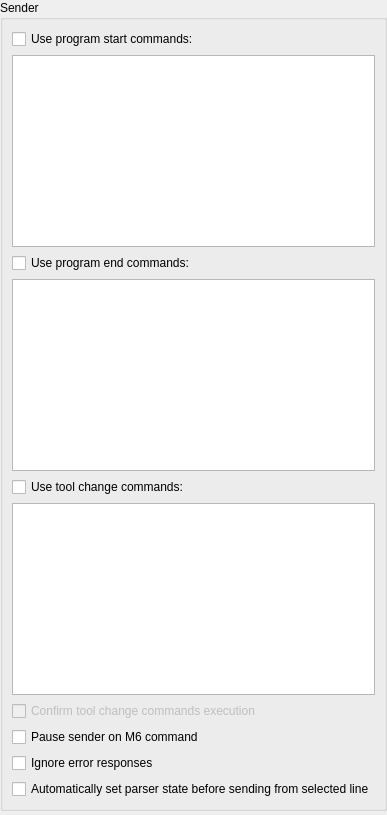
           <widget class="QWidget" name="pageSender">
            <layout class="QVBoxLayout" name="verticalLayout_14">
             <property name="leftMargin">
              <number>0</number>
             </property>
             <property name="topMargin">
              <number>0</number>
             </property>
             <property name="rightMargin">
              <number>0</number>
             </property>
             <property name="bottomMargin">
              <number>0</number>
             </property>
             <item>
              <widget class="QGroupBox" name="grpConnection_2">
               <property name="title">
                <string>Sender</string>
               </property>
               <layout class="QVBoxLayout" name="verticalLayout_6">
                <item>
                 <widget class="QCheckBox" name="chkUseStartCommands">
                  <property name="text">
                   <string>Use program start commands:</string>
                  </property>
                 </widget>
                </item>
                <item>
                 <widget class="QPlainTextEdit" name="txtStartCommands"/>
                </item>
                <item>
                 <widget class="QCheckBox" name="chkUseEndCommands">
                  <property name="text">
                   <string>Use program end commands:</string>
                  </property>
                 </widget>
                </item>
                <item>
                 <widget class="QPlainTextEdit" name="txtEndCommands"/>
                </item>
                <item>
                 <widget class="QCheckBox" name="chkToolChangeUseCommands">
                  <property name="text">
                   <string>Use tool change commands:</string>
                  </property>
                 </widget>
                </item>
                <item>
                 <widget class="QPlainTextEdit" name="txtToolChangeCommands"/>
                </item>
                <item>
                 <widget class="QCheckBox" name="chkToolChangeUseCommandsConfirm">
                  <property name="enabled">
                   <bool>false</bool>
                  </property>
                  <property name="text">
                   <string>Confirm tool change commands execution</string>
                  </property>
                 </widget>
                </item>
                <item>
                 <widget class="QCheckBox" name="chkToolChangePause">
                  <property name="text">
                   <string>Pause sender on M6 command</string>
                  </property>
                 </widget>
                </item>
                <item>
                 <widget class="QCheckBox" name="chkIgnoreErrors">
                  <property name="text">
                   <string>Ignore error responses</string>
                  </property>
                 </widget>
                </item>
                <item>
                 <widget class="QCheckBox" name="chkAutoLine">
                  <property name="text">
                   <string>Automatically set parser state before sending from selected line</string>
                  </property>
                 </widget>
                </item>
               </layout>
              </widget>
             </item>
             <item>
              <spacer name="verticalSpacer_5">
               <property name="orientation">
                <enum>Qt::Vertical</enum>
               </property>
               <property name="sizeHint" stdset="0">
                <size>
                 <width>20</width>
                 <height>4</height>
                </size>
               </property>
              </spacer>
             </item>
            </layout>
           </widget>
